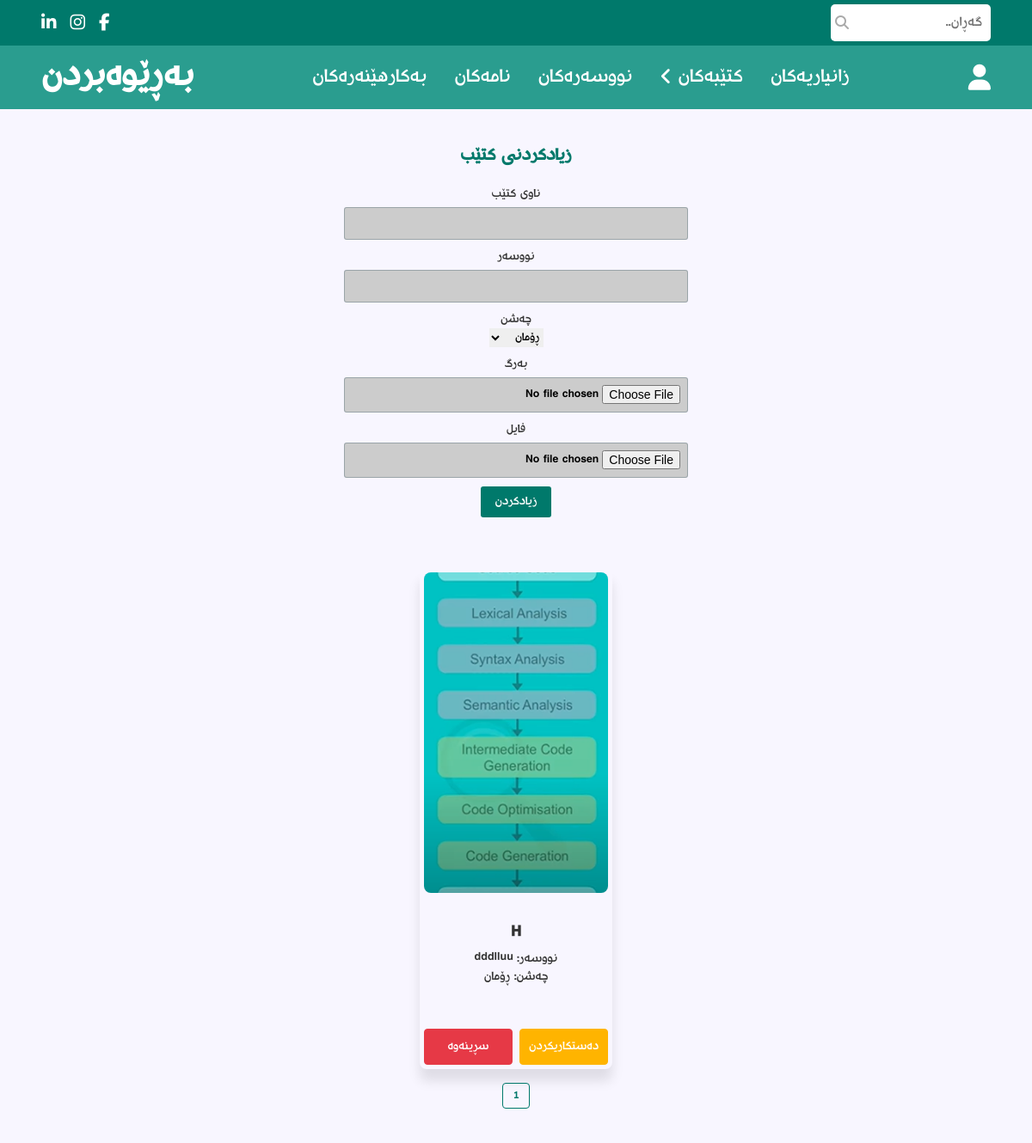
The app's page /admin/books.php (signed in) with its own data.
### tables this page shows
CREATE TABLE `books` (
  `id` int(11) NOT NULL,
  `name` varchar(25) NOT NULL,
  `author` varchar(25) NOT NULL,
  `image` varchar(100) NOT NULL,
  `file` varchar(100) NOT NULL,
  `category` varchar(25) NOT NULL,
  `description` varchar(1000) NOT NULL
);

### template.php (the view, shortened to what this page needs)
<?php function showAllBoxes($conn, $tableName)
{ ?>
  <section class="all-books">
    <?php
    $select_all_rows = mysqli_query($conn, "SELECT * FROM `$tableName`") or die('query failed');
    $totalBoxes = mysqli_num_rows($select_all_rows);
    $boxesPerPage = 10;
    $totalPages = ceil($totalBoxes / $boxesPerPage);
    $page = isset($_GET['page']) ? $_GET['page'] : 1;
    $page = max(1, $page);
    $offset = ($page - 1) * $boxesPerPage;
    $select_current_boxes = mysqli_query($conn, "SELECT * FROM `$tableName` LIMIT $offset, $boxesPerPage") or die('query failed');
    ?>
    <div class='box-container'>
      <?php
      if ($totalBoxes > 0) {
        while ($currentBoxes = mysqli_fetch_assoc($select_current_boxes)) {
      ?>
          <div class='box'>
            <div class="image">
              <a href="book_details.php?id=<?php echo $currentBoxes['id'] ?>">
                <img src='<?php echo ($_SESSION['user_type'] == 'admin' ? "uploaded_image/" : "admin/uploaded_image/") . $currentBoxes['image']; ?>' alt=""></a>
            </div>
            <div class="text">
              <p><?php echo $currentBoxes['name'] ?></p>
              <?php if ($tableName == 'books') { ?>
                <p><?php echo "نووسەر: " . $currentBoxes['author'] ?></p>
                <p><?php echo "چەشن: " . $currentBoxes['category'] ?></p>
              <?php } ?>
            </div>
            <?php if (!($tableName == 'authors')) { ?>
              <div class="buttons">
                <?php if ($_SESSION['user_type'] == 'user') { ?>
                  <a href="<?php echo $currentBoxes['file']; ?>" class="reading-button">خوێندنەوە</a>
                  <a href="" download=<?php echo $currentBoxes['file']; ?> class="download-button">دابەزاندن</a>
                <?php } else if ($_SESSION['user_type'] == 'admin') { ?>
                  <a href="<?php echo $tableName . '.php?update=' . $currentBoxes['id']; ?>" class="edit-button">دەستکاریکردن</a>
                  <a href="<?php echo $tableName . '.php?delete=' . $currentBoxes['id']; ?>" class="delete-button" onclick="return confirm('Are You Sure?')">سڕینەوە</a>
                <?php } ?>
              </div>
              <?php } ?>
          </div>
      <?php
        }
      }
      ?>
    </div>
    <div class='pagination'>
      <?php
      if ($totalPages > 0) {
        if ($page == 1) {
          echo "<span class='current'>1 </span>";
        } else {
          echo "<a href='" . $tableName . ".php?page=1'>1</a> ";
        }
      }
      ?>
    </div>
  </section>
<?php } ?>

### css/header_style.css (style rules this page uses)
* { margin: 0; padding: 0; box-sizing: border-box; border: none; outline: none; text-decoration: none; scroll-behavior: smooth; }

### css/styles.css (style rules this page uses)
:root { --base-font-size: 10px; --primary-color: #00796b; --secondary-color: #2a9d8f; --background-color: #f8f6ff; --gray-color: #aaaaaa; --light-gray: #cccccc; --text-color: #333333; --border: 0.16rem solid rgba(38, 70, 83, 0.3); --border-hover: 0.16rem solid var(--text-color); --box-shadow: 0 1.4rem 1.4rem rgb(0, 0, 0, 0.1); }
* { font-family: rudaw; margin: 0; padding: 0; box-sizing: border-box; outline: none; border: none; text-decoration: none; scroll-behavior: smooth; }
*:first-letter { text-transform: uppercase; }
html { font-size: var(--base-font-size); }
body { background-color: var(--background-color); }
section { padding: 2rem; margin: 2rem 0; background-color: var(--background-color); }
.primary-button, .download-button, .cancel-button, .add-button, .delete-button, .edit-button, .reading-button { display: inline-block; color: white; padding: 0.8rem 1.6rem; font-size: 1.6rem; text-decoration: none; text-align: center; border-radius: 0.4rem; cursor: pointer; transition: background-color 0.3s, color 0.3s, border-color 0.3s; }
.delete-button { background-color: #e63946; border: 0.16rem solid #e63946; }
.edit-button { background-color: #ffb400; border: 0.16rem solid #ffb400; }
.box-container { max-width: 1200px; margin: 0 auto; display: grid; grid-template-columns: repeat(auto-fit, 22.4rem); gap: 2rem; justify-content: center; }
.box { min-height: 36.8rem; border-radius: 0.8rem; padding: 0.48rem; box-shadow: var(--box-shadow); text-align: center; display: flex; flex-direction: column; justify-content: space-between; }
.image { width: 100%; height: 65%; border-radius: 0.8rem; }
.image img { width: 100%; height: 100%; border-radius: 0.8rem; object-fit: cover; }
.text { display: flex; flex-direction: column; margin-top: 0.5rem; margin-bottom: 1rem; }
.text p { color: var(--text-color); font-size: 1.44rem; }
.text p:first-child { font-weight: 700; font-size: 1.92rem; margin-bottom: 0.32rem; }
.box .buttons { display: flex; justify-content: space-between; margin-top: 0.8rem; column-gap: 0.8rem; margin-top: 1rem; }
.box .buttons a { width: 100%; font-size: 1.4rem; padding: 1rem; }
.pagination { display: flex; justify-content: center; margin-top: 1.6rem; }
.pagination a, .pagination span { display: inline-block; font-size: 1.2rem; padding: 0.56rem 1.2rem; margin: 0 0.32rem; color: var(--text-color); border: var(--border); border-radius: 0.4rem; text-decoration: none; text-align: center; }
.pagination .current { font-size: 1.2rem; font-weight: bold; color: var(--primary-color); border: 0.16rem solid var(--primary-color); cursor: pointer; }

### records on screen
books: image (picture), name "h", author "dddlluu", category "ڕۆمان"

### other values on screen
form field category "ڕۆمان"
